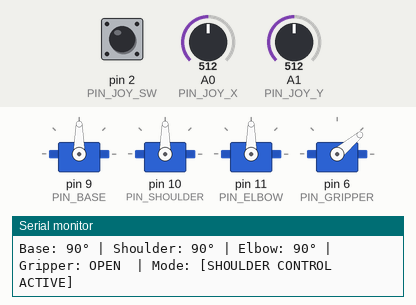
Recording of a sketch running on a simulated Arduino Uno, built with avr-gcc and run on an emulated ATmega328P. Parts: 4 × servo, the last lines printed to the serial monitor. Inputs (shaded band) come from the test bench; at power-on: A0 (PIN_JOY_X) = 512, A1 (PIN_JOY_Y) = 512, pin 2 (PIN_JOY_SW) HIGH.

Above: at 1.2 s.
1.3 s: A0 (PIN_JOY_X) set to 716
At 2.0 s:
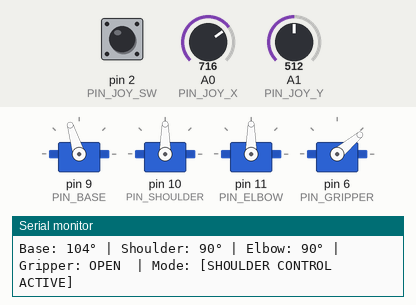
4.3 s: A1 (PIN_JOY_Y) set to 716
7.3 s: pin 2 (PIN_JOY_SW) pulled LOW for 0.15 s
At 7.4 s:
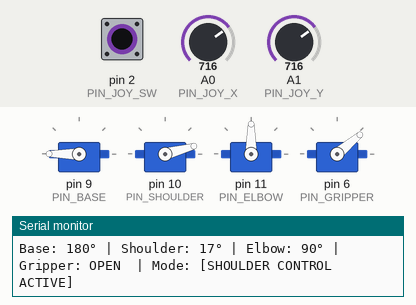
10.3 s: A0 (PIN_JOY_X) set to 306
13.3 s: A1 (PIN_JOY_Y) set to 240
At 15.5 s:
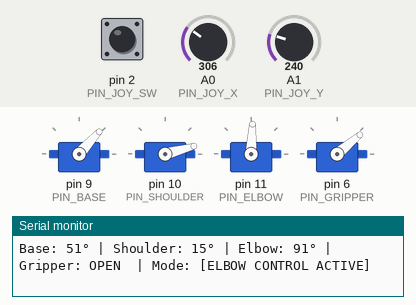
16.3 s: pin 2 (PIN_JOY_SW) pulled LOW for 1 s
At 18.2 s:
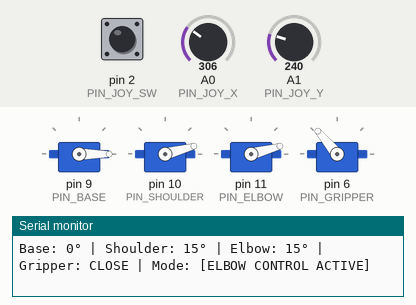
Timing chart, 0 to 19.7 s (numbered marks = the images above; inputs shaded):
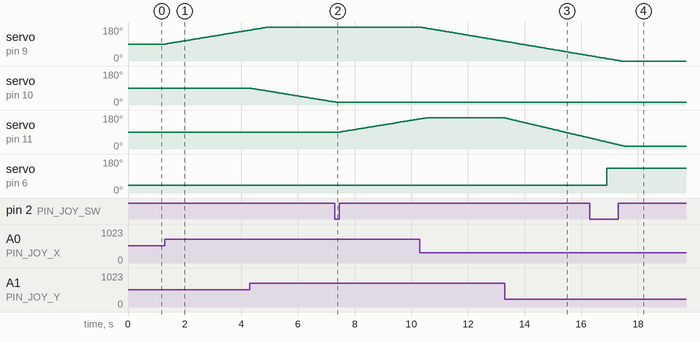

The sketch:

arduino-joystick-robot-arm-code.ino
```cpp
#include <Servo.h>

// --- Pin Allocations ---
const int PIN_BASE     = 9;
const int PIN_SHOULDER = 10;
const int PIN_ELBOW    = 11;
const int PIN_GRIPPER  = 6;

const int PIN_JOY_X    = A0;
const int PIN_JOY_Y    = A1;
const int PIN_JOY_SW   = 2;  // Joystick push button

// --- Servo Instances ---
Servo baseServo;
Servo shoulderServo;
Servo elbowServo;
Servo gripperServo;

// --- Calibration Angles ---
// Customize these values based on your physical cardboard arm's safety limits
const int MIN_BASE = 0,   MAX_BASE = 180;
const int MIN_SHLD = 15,  MAX_SHLD = 165;
const int MIN_ELBW = 15,  MAX_ELBW = 165;
const int GRIP_OPEN = 40, GRIP_CLOSED = 130;

// --- Initial Startup Angles ---
float currentBase     = 90.0;
float currentShoulder = 90.0;
float currentElbow    = 90.0;
bool isGripperOpen    = true;

// --- Control Settings ---
const int DEADZONE = 50;       // Ignores minor stick drift near center (512)
const float MAX_SPEED = 1.5;   // Keep speed low to minimize sudden current spikes
const unsigned long GRIP_HOLD_TIME = 600; // How long (ms) to hold button to trigger gripper

// --- State Variables ---
bool controlMode = 0;          // 0 = Shoulder Mode, 1 = Elbow Mode
bool buttonIsPressed = false;
unsigned long buttonPressTime = 0;
bool gripperToggledThisPress = false;
bool lastButtonReading = HIGH;

void setup() {
  Serial.begin(115200);

  // Attach servos
  baseServo.attach(PIN_BASE);
  shoulderServo.attach(PIN_SHOULDER);
  elbowServo.attach(PIN_ELBOW);
  gripperServo.attach(PIN_GRIPPER);

  // Initialize servos to start positions
  baseServo.write((int)currentBase);
  shoulderServo.write((int)currentShoulder);
  elbowServo.write((int)currentElbow);
  gripperServo.write(isGripperOpen ? GRIP_OPEN : GRIP_CLOSED);

  // Configure joystick switch with internal pull-up resistor
  pinMode(PIN_JOY_SW, INPUT_PULLUP);

  Serial.println("System Initialized.");
  Serial.println("-> QUICK TAP the button to switch between Shoulder & Elbow mode.");
  Serial.println("-> PRESS AND HOLD the button (0.6s) to Open/Close the Gripper.\n");
}

void loop() {
  // 1. Read Inputs
  int rawX = analogRead(PIN_JOY_X);
  int rawY = analogRead(PIN_JOY_Y);
  bool currentButtonReading = digitalRead(PIN_JOY_SW); // LOW when pressed, HIGH when idle

  // 2. Button State Machine (Tap for Mode, Hold for Gripper)
  unsigned long now = millis();

  if (currentButtonReading == LOW) {
    if (!buttonIsPressed) {
      // Button was just pressed down
      buttonIsPressed = true;
      buttonPressTime = now;
      gripperToggledThisPress = false;
    }

    // If the button is held down past the threshold, trigger the gripper immediately
    if (!gripperToggledThisPress && (now - buttonPressTime >= GRIP_HOLD_TIME)) {
      isGripperOpen = !isGripperOpen;
      gripperServo.write(isGripperOpen ? GRIP_OPEN : GRIP_CLOSED);

      Serial.println("\n>>> [EVENT] GRIPPER TOGGLED via Hold <<<");
      gripperToggledThisPress = true; // Prevent triggering multiple times in one hold
    }
  }
  else {
    if (buttonIsPressed) {
      // Button was just released
      unsigned long pressDuration = now - buttonPressTime;
      buttonIsPressed = false;

      // If they released the button before the hold threshold, switch the joint mode
      if (pressDuration < GRIP_HOLD_TIME) {
        controlMode = !controlMode; // Toggle between 0 (Shoulder) and 1 (Elbow)

        Serial.println("\n>>> [EVENT] JOINT MODE SWITCHED <<<");
      }
    }
  }

  // 3. Process Joystick Speeds (Incremental Control)
  float baseStep = getIncrement(rawX);
  float verticalStep = getIncrement(rawY);

  // Apply base movements (always active on X-axis)
  currentBase = constrain(currentBase + baseStep, MIN_BASE, MAX_BASE);
  baseServo.write((int)currentBase);

  // Apply vertical movements to either Shoulder or Elbow based on controlMode
  if (controlMode == 1) {
    // Elbow Mode
    currentElbow = constrain(currentElbow + verticalStep, MIN_ELBW, MAX_ELBW);
    elbowServo.write((int)currentElbow);
  } else {
    // Shoulder Mode
    currentShoulder = constrain(currentShoulder - verticalStep, MIN_SHLD, MAX_SHLD); // Inverted to match natural up-is-raise behavior
    shoulderServo.write((int)currentShoulder);
  }

  // 4. Print Status (Diagnostic Output)
  static unsigned long lastPrint = 0;
  if (now - lastPrint > 250) { // Limit frequency to keep the Serial Monitor readable
    lastPrint = now;
    printDiagnosticData();
  }

  delay(20); // Small cycle delay to steady servo motion rates
}

// Map analog readings to incremental adjustments based on stick offset
float getIncrement(int rawValue) {
  int offset = rawValue - 512;

  if (abs(offset) < DEADZONE) {
    return 0.0; // Stay inside deadzone
  }

  // Map remaining range smoothly to a fractional degree step size
  if (offset > 0) {
    return map(rawValue, 512 + DEADZONE, 1023, 1, 100) / 100.0 * MAX_SPEED;
  } else {
    return map(rawValue, 0, 512 - DEADZONE, -100, -1) / 100.0 * MAX_SPEED;
  }
}

// Print formatted arm positioning values
void printDiagnosticData() {
  Serial.print("Base: "); Serial.print((int)currentBase); Serial.print("° | ");
  Serial.print("Shoulder: "); Serial.print((int)currentShoulder); Serial.print("° | ");
  Serial.print("Elbow: "); Serial.print((int)currentElbow); Serial.print("° | ");
  Serial.print("Gripper: "); Serial.print(isGripperOpen ? "OPEN " : "CLOSE");
  Serial.print(" | Mode: ");
  Serial.println(controlMode == 1 ? "[ELBOW CONTROL ACTIVE]" : "[SHOULDER CONTROL ACTIVE]");
}
```

Measured:
- after the input at 1.3 s, servo on pin 9 (PIN_BASE): moves from 90° to 163° over 2.9 s, starting at once
- after the input at 4.3 s, servo on pin 10 (PIN_SHOULDER): moves from 90° to 16° over 3.0 s, starting at once
- after the input at 7.3 s, servo on pin 11 (PIN_ELBOW): moves from 90° to 159° over 2.8 s, starting after 0.19 s
- after the input at 10.3 s, servo on pin 9 (PIN_BASE): moves from 180° to 104° over 3.0 s, starting at once
- after the input at 13.3 s, servo on pin 11 (PIN_ELBOW): moves from 165° to 59° over 3.0 s, starting at once
- after the input at 16.3 s, servo on pin 6 (PIN_GRIPPER): 40° → 130° after 0.61 s
